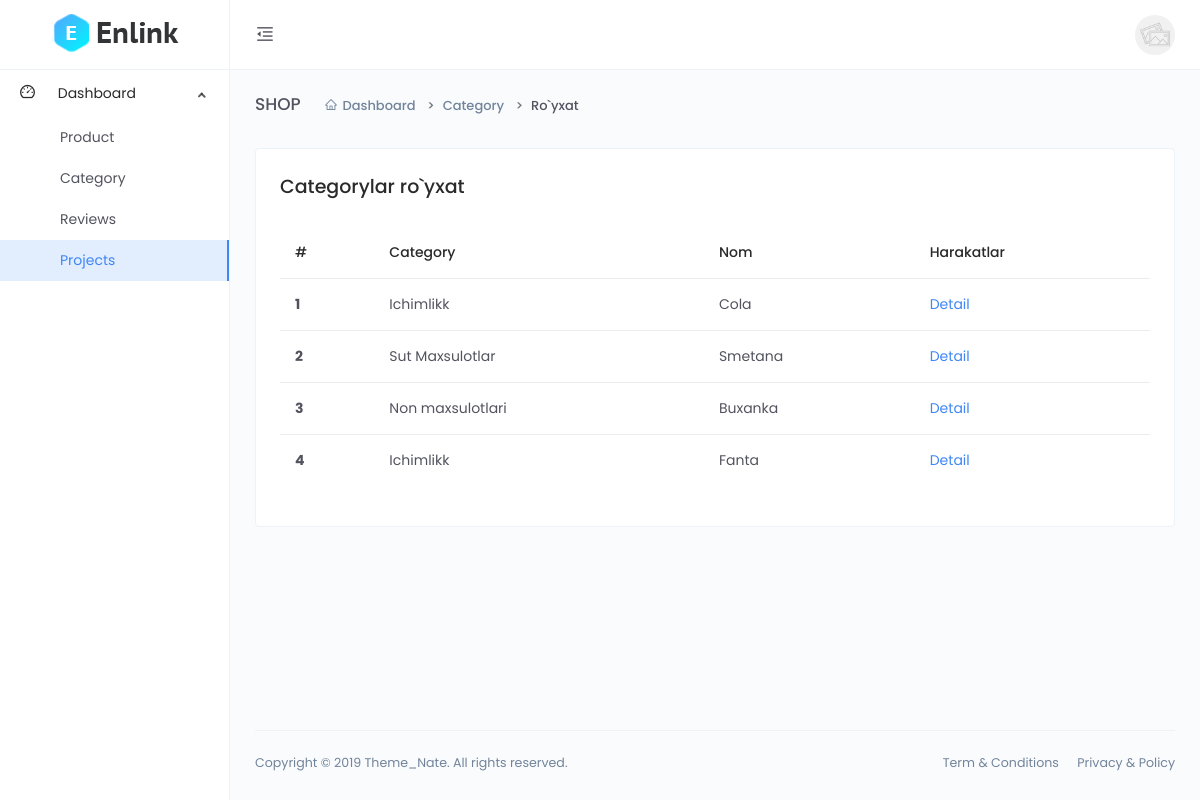
/product-list, run on an earlier commit of the app's database.
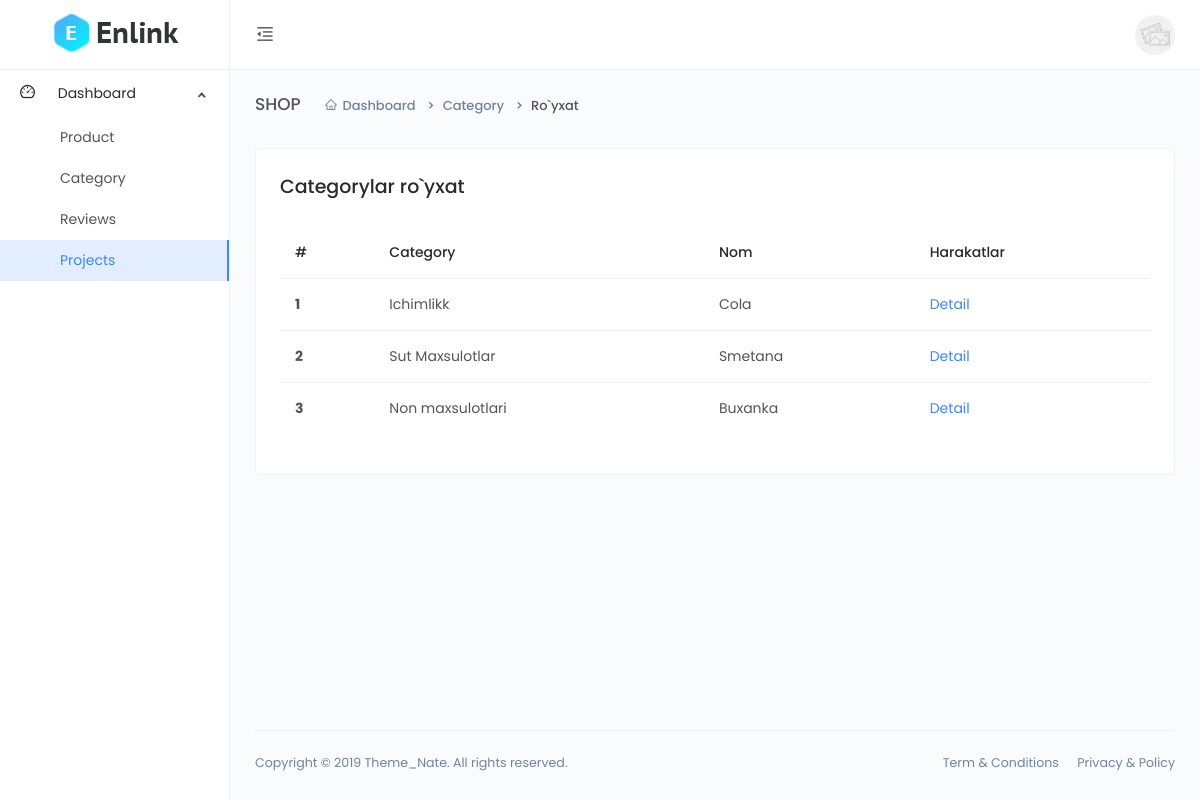
And on a later commit of the database.
### main/models.py (models this page shows)
class Product(models.Model):
    category = models.ForeignKey(Category, on_delete=models.CASCADE)
    name = models.CharField(max_length=255)
    body = models.TextField()
    price = models.DecimalField(decimal_places=2, max_digits=10) # +
    discount_price = models.DecimalField(decimal_places=2, max_digits=10,
                                         blank=True, null=True) #+
    banner_img = models.ImageField(upload_to='banner-img')
    quantity = models.IntegerField()
    delivery = models.BooleanField(default=False) #+

class Category(models.Model):
    name = models.CharField(max_length=255, unique=True)

### main/dashboard/views.py (the view)
# urls.py: path('product-list', views.product_list, name='product_list'),
def product_list(request):
    queryset = models.Product.objects.all()
    context = {
          'queryset':queryset
    }
    return render(request, 'dashboard/product/list.html', context)

### templates/dashboard/product/list.html
{% extends 'dashboard/base.html' %}
{% block content %}
<div class="main-content">
    <div class="page-header">
        <h2 class="header-title">SHOP</h2>
        <div class="header-sub-title">
            <nav class="breadcrumb breadcrumb-dash">
                <a href="#" class="breadcrumb-item"><i class="anticon anticon-home m-r-5"></i>Dashboard</a>
                <a class="breadcrumb-item" href="#">Category</a>
                <span class="breadcrumb-item active">Ro`yxat</span>
            </nav>
        </div>
    </div>
    <div class="card">
        <div class="card-body">
            <h4>Categorylar ro`yxat</h4>
            <div class="m-t-25">
                <div class="table-responsive">
                    <table class="table">
                        <thead>
                            <tr>
                                <th scope="col">#</th>
                                <th scope="col">Category</th>
                                <th scope="col">Nom</th>
                                <th scope="col">Harakatlar</th>
                            </tr>
                        </thead>
                        <tbody>
                            {% for q in queryset %}
                            <tr>
                                <th scope="row">{{forloop.counter}}</th>
                                <td>{{q.category.name}}</td>
                                <td>{{q.name}}</td>
                                <td><a href="{% url 'dashboard:product_detail' q.id %}">Detail</a></td>
                            </tr>
                            {% endfor %}
                        </tbody>
                    </table>
                </div>
            </div>
        </div>
    </div>
</div>
{% endblock %}

What changed in the data, as far as the page shows it:
removed Product: category.name "Ichimlikk", name "Fanta"
